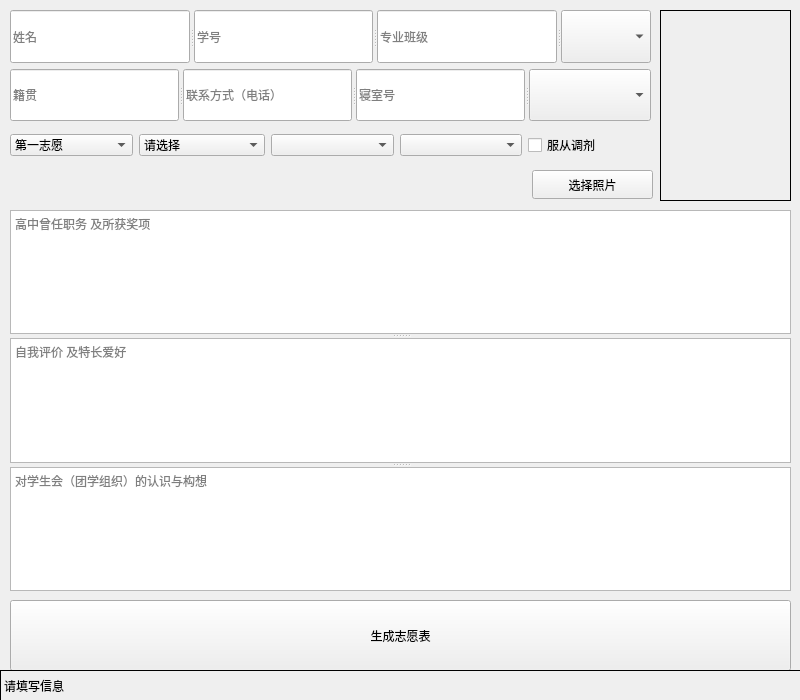
<?xml version="1.0" encoding="UTF-8"?>
<ui version="4.0">
 <class>MainWindow</class>
 <widget class="QMainWindow" name="MainWindow">
  <property name="geometry">
   <rect>
    <x>0</x>
    <y>0</y>
    <width>800</width>
    <height>700</height>
   </rect>
  </property>
  <property name="windowTitle">
   <string>MainWindow</string>
  </property>
  <widget class="QWidget" name="centralwidget">
   <widget class="QWidget" name="layoutWidget">
    <property name="geometry">
     <rect>
      <x>10</x>
      <y>10</y>
      <width>641</width>
      <height>111</height>
     </rect>
    </property>
    <layout class="QVBoxLayout" name="verticalLayout">
     <item>
      <widget class="QSplitter" name="splitter">
       <property name="orientation">
        <enum>Qt::Orientation::Horizontal</enum>
       </property>
       <widget class="QLineEdit" name="lineEdit_Name">
        <property name="whatsThis">
         <string>姓名</string>
        </property>
        <property name="placeholderText">
         <string>姓名</string>
        </property>
       </widget>
       <widget class="QLineEdit" name="lineEdit_ID">
        <property name="whatsThis">
         <string>学号</string>
        </property>
        <property name="placeholderText">
         <string>学号</string>
        </property>
       </widget>
       <widget class="QLineEdit" name="lineEdit_Class">
        <property name="whatsThis">
         <string>专业班级</string>
        </property>
        <property name="placeholderText">
         <string>专业班级</string>
        </property>
       </widget>
       <widget class="QComboBox" name="comboBox_Gender">
        <property name="whatsThis">
         <string>性别</string>
        </property>
        <property name="editable">
         <bool>false</bool>
        </property>
        <property name="placeholderText">
         <string>性别</string>
        </property>
        <item>
         <property name="text">
          <string>男</string>
         </property>
        </item>
        <item>
         <property name="text">
          <string>女</string>
         </property>
        </item>
       </widget>
      </widget>
     </item>
     <item>
      <widget class="QSplitter" name="splitter_2">
       <property name="orientation">
        <enum>Qt::Orientation::Horizontal</enum>
       </property>
       <widget class="QLineEdit" name="lineEdit_Hometown">
        <property name="whatsThis">
         <string>籍贯</string>
        </property>
        <property name="placeholderText">
         <string>籍贯</string>
        </property>
       </widget>
       <widget class="QLineEdit" name="lineEdit_PhoneNum">
        <property name="whatsThis">
         <string>联系方式（电话）</string>
        </property>
        <property name="placeholderText">
         <string>联系方式（电话）</string>
        </property>
       </widget>
       <widget class="QLineEdit" name="lineEdit_DomNum">
        <property name="whatsThis">
         <string>寝室号</string>
        </property>
        <property name="placeholderText">
         <string>寝室号</string>
        </property>
       </widget>
       <widget class="QComboBox" name="comboBox_Role">
        <property name="sizePolicy">
         <sizepolicy hsizetype="Expanding" vsizetype="Fixed">
          <horstretch>0</horstretch>
          <verstretch>0</verstretch>
         </sizepolicy>
        </property>
        <property name="whatsThis">
         <string>政治面貌</string>
        </property>
        <property name="placeholderText">
         <string>政治面貌</string>
        </property>
        <item>
         <property name="text">
          <string>群众</string>
         </property>
        </item>
        <item>
         <property name="text">
          <string>共青团员</string>
         </property>
        </item>
        <item>
         <property name="text">
          <string>共产党员</string>
         </property>
        </item>
       </widget>
      </widget>
     </item>
    </layout>
   </widget>
   <widget class="QWidget" name="layoutWidget">
    <property name="geometry">
     <rect>
      <x>10</x>
      <y>130</y>
      <width>641</width>
      <height>31</height>
     </rect>
    </property>
    <layout class="QHBoxLayout" name="horizontalLayout">
     <item>
      <widget class="QComboBox" name="comboBox_VolNum">
       <item>
        <property name="text">
         <string>第一志愿</string>
        </property>
       </item>
       <item>
        <property name="text">
         <string>第二志愿</string>
        </property>
       </item>
      </widget>
     </item>
     <item>
      <widget class="QComboBox" name="comboBox_Center">
       <item>
        <property name="text">
         <string>请选择</string>
        </property>
       </item>
       <item>
        <property name="text">
         <string>综合事务部</string>
        </property>
       </item>
       <item>
        <property name="text">
         <string>素质拓展部</string>
        </property>
       </item>
       <item>
        <property name="text">
         <string>权益服务部</string>
        </property>
       </item>
       <item>
        <property name="text">
         <string>学分建设部</string>
        </property>
       </item>
       <item>
        <property name="text">
         <string>基层组织建设中心</string>
        </property>
       </item>
       <item>
        <property name="text">
         <string>先锋志愿中心</string>
        </property>
       </item>
       <item>
        <property name="text">
         <string>青年新媒体中心</string>
        </property>
       </item>
       <item>
        <property name="text">
         <string>科技创新中心</string>
        </property>
       </item>
       <item>
        <property name="text">
         <string>发展辅导中心</string>
        </property>
       </item>
      </widget>
     </item>
     <item>
      <widget class="QComboBox" name="comboBox_Session1">
       <property name="currentIndex">
        <number>-1</number>
       </property>
      </widget>
     </item>
     <item>
      <widget class="QComboBox" name="comboBox_Session2"/>
     </item>
     <item>
      <widget class="QCheckBox" name="checkBox_AllAccept">
       <property name="text">
        <string>服从调剂</string>
       </property>
      </widget>
     </item>
    </layout>
   </widget>
   <widget class="QSplitter" name="splitter_3">
    <property name="geometry">
     <rect>
      <x>10</x>
      <y>210</y>
      <width>781</width>
      <height>381</height>
     </rect>
    </property>
    <property name="orientation">
     <enum>Qt::Orientation::Vertical</enum>
    </property>
    <widget class="QPlainTextEdit" name="plainTextEdit_History">
     <property name="placeholderText">
      <string>高中曾任职务 及所获奖项 </string>
     </property>
    </widget>
    <widget class="QPlainTextEdit" name="plainTextEdit_SelfJudgement">
     <property name="placeholderText">
      <string>自我评价 及特长爱好 </string>
     </property>
    </widget>
    <widget class="QPlainTextEdit" name="plainTextEdit_Realization">
     <property name="placeholderText">
      <string>对学生会（团学组织）的认识与构想</string>
     </property>
    </widget>
   </widget>
   <widget class="QPushButton" name="pushButton_Generate">
    <property name="geometry">
     <rect>
      <x>10</x>
      <y>600</y>
      <width>781</width>
      <height>71</height>
     </rect>
    </property>
    <property name="text">
     <string>生成志愿表</string>
    </property>
   </widget>
   <widget class="QLabel" name="label_Image">
    <property name="geometry">
     <rect>
      <x>660</x>
      <y>10</y>
      <width>131</width>
      <height>191</height>
     </rect>
    </property>
    <property name="autoFillBackground">
     <bool>false</bool>
    </property>
    <property name="frameShape">
     <enum>QFrame::Shape::Box</enum>
    </property>
    <property name="frameShadow">
     <enum>QFrame::Shadow::Plain</enum>
    </property>
    <property name="text">
     <string/>
    </property>
   </widget>
   <widget class="QPushButton" name="pushButton_ChooseImage">
    <property name="geometry">
     <rect>
      <x>532</x>
      <y>170</y>
      <width>121</width>
      <height>29</height>
     </rect>
    </property>
    <property name="text">
     <string>选择照片</string>
    </property>
   </widget>
   <widget class="QLabel" name="label">
    <property name="geometry">
     <rect>
      <x>0</x>
      <y>670</y>
      <width>801</width>
      <height>31</height>
     </rect>
    </property>
    <property name="frameShape">
     <enum>QFrame::Shape::Box</enum>
    </property>
    <property name="text">
     <string>请填写信息</string>
    </property>
    <property name="margin">
     <number>3</number>
    </property>
   </widget>
  </widget>
 </widget>
 <resources/>
 <connections/>
</ui>
